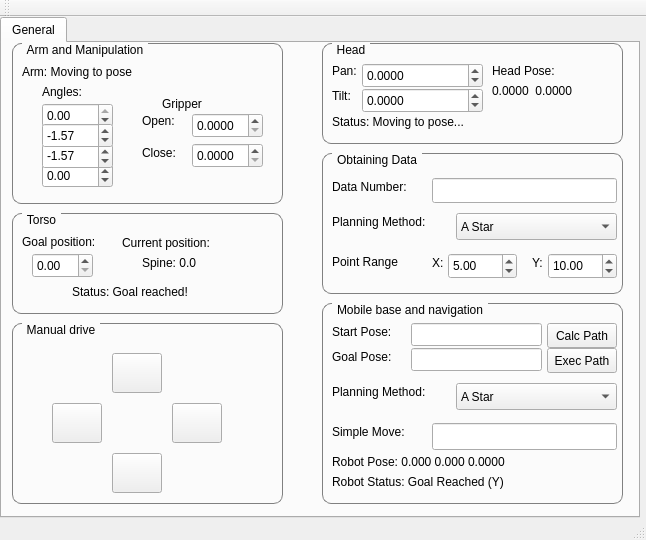
<?xml version="1.0" encoding="UTF-8"?>
<ui version="4.0">
 <class>MainWindow</class>
 <widget class="QMainWindow" name="MainWindow">
  <property name="geometry">
   <rect>
    <x>0</x>
    <y>0</y>
    <width>646</width>
    <height>540</height>
   </rect>
  </property>
  <property name="windowTitle">
   <string>TAKESHI GUI </string>
  </property>
  <property name="styleSheet">
   <string notr="true">QGroupBox {
    border: 1px solid gray;
    border-radius: 9px;
    margin-top: 0.5em;
}

QGroupBox::title {
    subcontrol-origin: margin;
    left: 10px;
    padding: 0 3px 0 3px;
}

QRadioButton{
  spacing: 1px;
}
QRadioButton::indicator{
  width: 16px;
  height: 16px;
}</string>
  </property>
  <widget class="QWidget" name="centralWidget">
   <widget class="QTabWidget" name="tabWidget">
    <property name="geometry">
     <rect>
      <x>0</x>
      <y>0</y>
      <width>640</width>
      <height>501</height>
     </rect>
    </property>
    <property name="currentIndex">
     <number>0</number>
    </property>
    <widget class="QWidget" name="tabGeneral">
     <attribute name="title">
      <string>General</string>
     </attribute>
     <widget class="QGroupBox" name="gbNavig">
      <property name="geometry">
       <rect>
        <x>320</x>
        <y>260</y>
        <width>301</width>
        <height>201</height>
       </rect>
      </property>
      <property name="styleSheet">
       <string notr="true"/>
      </property>
      <property name="title">
       <string>Mobile base and navigation</string>
      </property>
      <widget class="QPushButton" name="navBtnExecPath">
       <property name="geometry">
        <rect>
         <x>225</x>
         <y>45</y>
         <width>70</width>
         <height>25</height>
        </rect>
       </property>
       <property name="text">
        <string>Exec Path</string>
       </property>
      </widget>
      <widget class="QLineEdit" name="navTxtStartPose">
       <property name="geometry">
        <rect>
         <x>89</x>
         <y>20</y>
         <width>131</width>
         <height>23</height>
        </rect>
       </property>
      </widget>
      <widget class="QLineEdit" name="navTxtGoalPose">
       <property name="geometry">
        <rect>
         <x>89</x>
         <y>45</y>
         <width>131</width>
         <height>23</height>
        </rect>
       </property>
      </widget>
      <widget class="QLabel" name="navLblStartPose">
       <property name="geometry">
        <rect>
         <x>10</x>
         <y>20</y>
         <width>81</width>
         <height>17</height>
        </rect>
       </property>
       <property name="text">
        <string>Start Pose:</string>
       </property>
      </widget>
      <widget class="QPushButton" name="navBtnCalcPath">
       <property name="geometry">
        <rect>
         <x>225</x>
         <y>20</y>
         <width>70</width>
         <height>25</height>
        </rect>
       </property>
       <property name="text">
        <string>Calc Path</string>
       </property>
      </widget>
      <widget class="QLabel" name="navLblGoalPose">
       <property name="geometry">
        <rect>
         <x>10</x>
         <y>45</y>
         <width>81</width>
         <height>17</height>
        </rect>
       </property>
       <property name="text">
        <string>Goal Pose:</string>
       </property>
      </widget>
      <widget class="QLabel" name="navLblRobotPose">
       <property name="geometry">
        <rect>
         <x>10</x>
         <y>150</y>
         <width>231</width>
         <height>17</height>
        </rect>
       </property>
       <property name="text">
        <string>Robot Pose: 0.000 0.000 0.0000</string>
       </property>
      </widget>
      <widget class="QLabel" name="navLblStatus">
       <property name="geometry">
        <rect>
         <x>10</x>
         <y>170</y>
         <width>271</width>
         <height>17</height>
        </rect>
       </property>
       <property name="text">
        <string>Robot Status: Goal Reached (Y)</string>
       </property>
      </widget>
      <widget class="QLabel" name="navLblMove">
       <property name="geometry">
        <rect>
         <x>10</x>
         <y>120</y>
         <width>101</width>
         <height>17</height>
        </rect>
       </property>
       <property name="text">
        <string>Simple Move:</string>
       </property>
      </widget>
      <widget class="QLineEdit" name="navTxtMove">
       <property name="geometry">
        <rect>
         <x>110</x>
         <y>120</y>
         <width>185</width>
         <height>27</height>
        </rect>
       </property>
      </widget>
      <widget class="QComboBox" name="navCbPlanningMethod">
       <property name="geometry">
        <rect>
         <x>134</x>
         <y>80</y>
         <width>161</width>
         <height>27</height>
        </rect>
       </property>
       <item>
        <property name="text">
         <string>A Star</string>
        </property>
       </item>
       <item>
        <property name="text">
         <string>RRT-Ext</string>
        </property>
       </item>
       <item>
        <property name="text">
         <string>RRT-Connect</string>
        </property>
       </item>
      </widget>
      <widget class="QLabel" name="navLblPlanningMethod">
       <property name="geometry">
        <rect>
         <x>10</x>
         <y>80</y>
         <width>131</width>
         <height>17</height>
        </rect>
       </property>
       <property name="text">
        <string>Planning Method:</string>
       </property>
      </widget>
     </widget>
     <widget class="QGroupBox" name="gbManip">
      <property name="geometry">
       <rect>
        <x>10</x>
        <y>0</y>
        <width>271</width>
        <height>161</height>
       </rect>
      </property>
      <property name="title">
       <string>Arm and Manipulation</string>
      </property>
      <widget class="QLabel" name="laLblStatus">
       <property name="geometry">
        <rect>
         <x>10</x>
         <y>20</y>
         <width>181</width>
         <height>17</height>
        </rect>
       </property>
       <property name="text">
        <string>Arm: Moving to pose</string>
       </property>
      </widget>
      <widget class="QLabel" name="laLblOpenGripper">
       <property name="geometry">
        <rect>
         <x>130</x>
         <y>70</y>
         <width>41</width>
         <height>16</height>
        </rect>
       </property>
       <property name="text">
        <string>Open:</string>
       </property>
      </widget>
      <widget class="QDoubleSpinBox" name="laTxtOpenGripper">
       <property name="geometry">
        <rect>
         <x>180</x>
         <y>70</y>
         <width>71</width>
         <height>25</height>
        </rect>
       </property>
       <property name="keyboardTracking">
        <bool>false</bool>
       </property>
       <property name="decimals">
        <number>4</number>
       </property>
       <property name="maximum">
        <double>1.000000000000000</double>
       </property>
       <property name="singleStep">
        <double>0.100000000000000</double>
       </property>
      </widget>
      <widget class="QLabel" name="laLblGoalValues">
       <property name="geometry">
        <rect>
         <x>30</x>
         <y>40</y>
         <width>81</width>
         <height>17</height>
        </rect>
       </property>
       <property name="text">
        <string>Angles:</string>
       </property>
      </widget>
      <widget class="QDoubleSpinBox" name="laTxtCloseGripper">
       <property name="geometry">
        <rect>
         <x>180</x>
         <y>100</y>
         <width>71</width>
         <height>25</height>
        </rect>
       </property>
       <property name="keyboardTracking">
        <bool>false</bool>
       </property>
       <property name="decimals">
        <number>4</number>
       </property>
       <property name="maximum">
        <double>1.000000000000000</double>
       </property>
       <property name="singleStep">
        <double>0.010000000000000</double>
       </property>
      </widget>
      <widget class="QLabel" name="laLblCloseGripper">
       <property name="geometry">
        <rect>
         <x>130</x>
         <y>100</y>
         <width>41</width>
         <height>20</height>
        </rect>
       </property>
       <property name="text">
        <string>Close:</string>
       </property>
      </widget>
      <widget class="QLabel" name="gripperLabel">
       <property name="geometry">
        <rect>
         <x>150</x>
         <y>50</y>
         <width>91</width>
         <height>21</height>
        </rect>
       </property>
       <property name="text">
        <string>Gripper</string>
       </property>
      </widget>
      <widget class="QDoubleSpinBox" name="laTxtAngles0">
       <property name="geometry">
        <rect>
         <x>30</x>
         <y>60</y>
         <width>71</width>
         <height>25</height>
        </rect>
       </property>
       <property name="cursor">
        <cursorShape>ArrowCursor</cursorShape>
       </property>
       <property name="keyboardTracking">
        <bool>false</bool>
       </property>
       <property name="decimals">
        <number>2</number>
       </property>
       <property name="minimum">
        <double>-3.140000000000000</double>
       </property>
       <property name="maximum">
        <double>0.000000000000000</double>
       </property>
       <property name="singleStep">
        <double>0.010000000000000</double>
       </property>
      </widget>
      <widget class="QDoubleSpinBox" name="laTxtAngles3">
       <property name="geometry">
        <rect>
         <x>30</x>
         <y>120</y>
         <width>71</width>
         <height>25</height>
        </rect>
       </property>
       <property name="keyboardTracking">
        <bool>false</bool>
       </property>
       <property name="decimals">
        <number>2</number>
       </property>
       <property name="minimum">
        <double>-3.140000000000000</double>
       </property>
       <property name="maximum">
        <double>3.140000000000000</double>
       </property>
       <property name="singleStep">
        <double>0.010000000000000</double>
       </property>
      </widget>
      <widget class="QDoubleSpinBox" name="laTxtAngles2">
       <property name="geometry">
        <rect>
         <x>30</x>
         <y>100</y>
         <width>71</width>
         <height>26</height>
        </rect>
       </property>
       <property name="decimals">
        <number>2</number>
       </property>
       <property name="minimum">
        <double>-3.140000000000000</double>
       </property>
       <property name="maximum">
        <double>3.140000000000000</double>
       </property>
       <property name="singleStep">
        <double>0.010000000000000</double>
       </property>
       <property name="value">
        <double>-1.570000000000000</double>
       </property>
      </widget>
      <widget class="QDoubleSpinBox" name="laTxtAngles1">
       <property name="geometry">
        <rect>
         <x>30</x>
         <y>80</y>
         <width>71</width>
         <height>25</height>
        </rect>
       </property>
       <property name="keyboardTracking">
        <bool>false</bool>
       </property>
       <property name="decimals">
        <number>2</number>
       </property>
       <property name="minimum">
        <double>-3.140000000000000</double>
       </property>
       <property name="maximum">
        <double>3.140000000000000</double>
       </property>
       <property name="singleStep">
        <double>0.010000000000000</double>
       </property>
       <property name="value">
        <double>-1.570000000000000</double>
       </property>
      </widget>
     </widget>
     <widget class="QGroupBox" name="gbHead">
      <property name="geometry">
       <rect>
        <x>320</x>
        <y>0</y>
        <width>301</width>
        <height>101</height>
       </rect>
      </property>
      <property name="title">
       <string>Head</string>
      </property>
      <widget class="QDoubleSpinBox" name="hdTxtPan">
       <property name="geometry">
        <rect>
         <x>40</x>
         <y>20</y>
         <width>121</width>
         <height>25</height>
        </rect>
       </property>
       <property name="keyboardTracking">
        <bool>false</bool>
       </property>
       <property name="decimals">
        <number>4</number>
       </property>
       <property name="minimum">
        <double>-1.570800000000000</double>
       </property>
       <property name="maximum">
        <double>1.570800000000000</double>
       </property>
       <property name="singleStep">
        <double>0.100000000000000</double>
       </property>
      </widget>
      <widget class="QLabel" name="hdLblPan">
       <property name="geometry">
        <rect>
         <x>10</x>
         <y>20</y>
         <width>31</width>
         <height>16</height>
        </rect>
       </property>
       <property name="text">
        <string>Pan:</string>
       </property>
      </widget>
      <widget class="QLabel" name="hdLblTilt">
       <property name="geometry">
        <rect>
         <x>10</x>
         <y>45</y>
         <width>31</width>
         <height>16</height>
        </rect>
       </property>
       <property name="text">
        <string>Tilt:</string>
       </property>
      </widget>
      <widget class="QDoubleSpinBox" name="hdTxtTilt">
       <property name="geometry">
        <rect>
         <x>40</x>
         <y>45</y>
         <width>121</width>
         <height>25</height>
        </rect>
       </property>
       <property name="keyboardTracking">
        <bool>false</bool>
       </property>
       <property name="decimals">
        <number>4</number>
       </property>
       <property name="minimum">
        <double>-0.900000000000000</double>
       </property>
       <property name="maximum">
        <double>0.470000000000000</double>
       </property>
       <property name="singleStep">
        <double>0.100000000000000</double>
       </property>
      </widget>
      <widget class="QLabel" name="hdLblStatus">
       <property name="geometry">
        <rect>
         <x>10</x>
         <y>70</y>
         <width>211</width>
         <height>17</height>
        </rect>
       </property>
       <property name="text">
        <string>Status: Moving to pose...</string>
       </property>
      </widget>
      <widget class="QLabel" name="hdLblHeadPoseLbl">
       <property name="geometry">
        <rect>
         <x>170</x>
         <y>20</y>
         <width>71</width>
         <height>16</height>
        </rect>
       </property>
       <property name="text">
        <string>Head Pose:</string>
       </property>
      </widget>
      <widget class="QLabel" name="hdLblHeadPose">
       <property name="geometry">
        <rect>
         <x>170</x>
         <y>40</y>
         <width>111</width>
         <height>16</height>
        </rect>
       </property>
       <property name="text">
        <string>0.0000  0.0000</string>
       </property>
      </widget>
     </widget>
     <widget class="QGroupBox" name="gbTorso">
      <property name="geometry">
       <rect>
        <x>10</x>
        <y>170</y>
        <width>271</width>
        <height>101</height>
       </rect>
      </property>
      <property name="title">
       <string>Torso</string>
      </property>
      <widget class="QLabel" name="trsLblSpine">
       <property name="geometry">
        <rect>
         <x>130</x>
         <y>40</y>
         <width>91</width>
         <height>20</height>
        </rect>
       </property>
       <property name="text">
        <string>Spine: 0.0</string>
       </property>
      </widget>
      <widget class="QDoubleSpinBox" name="trsTxtSpine">
       <property name="geometry">
        <rect>
         <x>20</x>
         <y>40</y>
         <width>61</width>
         <height>25</height>
        </rect>
       </property>
       <property name="decimals">
        <number>2</number>
       </property>
       <property name="minimum">
        <double>0.000000000000000</double>
       </property>
       <property name="maximum">
        <double>0.700000000000000</double>
       </property>
       <property name="singleStep">
        <double>0.010000000000000</double>
       </property>
      </widget>
      <widget class="QLabel" name="trsLblLoc">
       <property name="geometry">
        <rect>
         <x>10</x>
         <y>20</y>
         <width>91</width>
         <height>17</height>
        </rect>
       </property>
       <property name="text">
        <string>Goal position: </string>
       </property>
      </widget>
      <widget class="QLabel" name="trsLblStatus">
       <property name="geometry">
        <rect>
         <x>60</x>
         <y>70</y>
         <width>151</width>
         <height>17</height>
        </rect>
       </property>
       <property name="text">
        <string>Status: Goal reached!</string>
       </property>
      </widget>
      <widget class="QLabel" name="trsLblCurrPos">
       <property name="geometry">
        <rect>
         <x>110</x>
         <y>20</y>
         <width>121</width>
         <height>20</height>
        </rect>
       </property>
       <property name="text">
        <string>Current position: </string>
       </property>
      </widget>
     </widget>
     <widget class="QGroupBox" name="gbDrive">
      <property name="geometry">
       <rect>
        <x>10</x>
        <y>280</y>
        <width>271</width>
        <height>181</height>
       </rect>
      </property>
      <property name="title">
       <string>Manual drive</string>
      </property>
      <widget class="QPushButton" name="btnLeft">
       <property name="geometry">
        <rect>
         <x>40</x>
         <y>80</y>
         <width>50</width>
         <height>40</height>
        </rect>
       </property>
       <property name="text">
        <string/>
       </property>
       <property name="iconSize">
        <size>
         <width>32</width>
         <height>32</height>
        </size>
       </property>
      </widget>
      <widget class="QPushButton" name="btnFwd">
       <property name="geometry">
        <rect>
         <x>100</x>
         <y>30</y>
         <width>50</width>
         <height>40</height>
        </rect>
       </property>
       <property name="text">
        <string/>
       </property>
       <property name="iconSize">
        <size>
         <width>32</width>
         <height>32</height>
        </size>
       </property>
      </widget>
      <widget class="QPushButton" name="btnRight">
       <property name="geometry">
        <rect>
         <x>160</x>
         <y>80</y>
         <width>50</width>
         <height>40</height>
        </rect>
       </property>
       <property name="text">
        <string/>
       </property>
       <property name="iconSize">
        <size>
         <width>32</width>
         <height>32</height>
        </size>
       </property>
      </widget>
      <widget class="QPushButton" name="btnBwd">
       <property name="geometry">
        <rect>
         <x>100</x>
         <y>130</y>
         <width>50</width>
         <height>40</height>
        </rect>
       </property>
       <property name="text">
        <string/>
       </property>
       <property name="iconSize">
        <size>
         <width>32</width>
         <height>32</height>
        </size>
       </property>
      </widget>
     </widget>
     <widget class="QGroupBox" name="gbObtainingData">
      <property name="geometry">
       <rect>
        <x>320</x>
        <y>110</y>
        <width>301</width>
        <height>141</height>
       </rect>
      </property>
      <property name="title">
       <string>Obtaining Data</string>
      </property>
      <widget class="QLabel" name="calLblDataNumber">
       <property name="geometry">
        <rect>
         <x>10</x>
         <y>25</y>
         <width>101</width>
         <height>17</height>
        </rect>
       </property>
       <property name="text">
        <string>Data Number:</string>
       </property>
      </widget>
      <widget class="QLineEdit" name="calTxtDataNumber">
       <property name="geometry">
        <rect>
         <x>110</x>
         <y>25</y>
         <width>185</width>
         <height>25</height>
        </rect>
       </property>
      </widget>
      <widget class="QLabel" name="calLblPointRange">
       <property name="geometry">
        <rect>
         <x>10</x>
         <y>100</y>
         <width>91</width>
         <height>17</height>
        </rect>
       </property>
       <property name="text">
        <string>Point Range</string>
       </property>
      </widget>
      <widget class="QLabel" name="calLblY">
       <property name="geometry">
        <rect>
         <x>210</x>
         <y>100</y>
         <width>21</width>
         <height>20</height>
        </rect>
       </property>
       <property name="text">
        <string>Y:</string>
       </property>
      </widget>
      <widget class="QDoubleSpinBox" name="calTxtX">
       <property name="geometry">
        <rect>
         <x>126</x>
         <y>100</y>
         <width>69</width>
         <height>26</height>
        </rect>
       </property>
       <property name="minimum">
        <double>0.000000000000000</double>
       </property>
       <property name="maximum">
        <double>100.000000000000000</double>
       </property>
       <property name="singleStep">
        <double>5.000000000000000</double>
       </property>
       <property name="value">
        <double>5.000000000000000</double>
       </property>
      </widget>
      <widget class="QDoubleSpinBox" name="calTxtY">
       <property name="geometry">
        <rect>
         <x>226</x>
         <y>100</y>
         <width>69</width>
         <height>26</height>
        </rect>
       </property>
       <property name="minimum">
        <double>0.000000000000000</double>
       </property>
       <property name="maximum">
        <double>100.000000000000000</double>
       </property>
       <property name="singleStep">
        <double>5.000000000000000</double>
       </property>
       <property name="value">
        <double>10.000000000000000</double>
       </property>
      </widget>
      <widget class="QComboBox" name="calCbPlanningMethod">
       <property name="geometry">
        <rect>
         <x>134</x>
         <y>60</y>
         <width>161</width>
         <height>27</height>
        </rect>
       </property>
       <item>
        <property name="text">
         <string>A Star</string>
        </property>
       </item>
       <item>
        <property name="text">
         <string>RRT-Ext</string>
        </property>
       </item>
       <item>
        <property name="text">
         <string>RRT-Connect</string>
        </property>
       </item>
      </widget>
      <widget class="QLabel" name="calLblPlanningMethod">
       <property name="geometry">
        <rect>
         <x>10</x>
         <y>60</y>
         <width>131</width>
         <height>17</height>
        </rect>
       </property>
       <property name="text">
        <string>Planning Method:</string>
       </property>
      </widget>
      <widget class="QLabel" name="calLblX">
       <property name="geometry">
        <rect>
         <x>110</x>
         <y>100</y>
         <width>21</width>
         <height>20</height>
        </rect>
       </property>
       <property name="text">
        <string>X:</string>
       </property>
      </widget>
     </widget>
    </widget>
   </widget>
  </widget>
  <widget class="QToolBar" name="mainToolBar">
   <attribute name="toolBarArea">
    <enum>TopToolBarArea</enum>
   </attribute>
   <attribute name="toolBarBreak">
    <bool>false</bool>
   </attribute>
  </widget>
  <widget class="QStatusBar" name="statusBar"/>
 </widget>
 <layoutdefault spacing="6" margin="11"/>
 <resources/>
 <connections/>
</ui>
